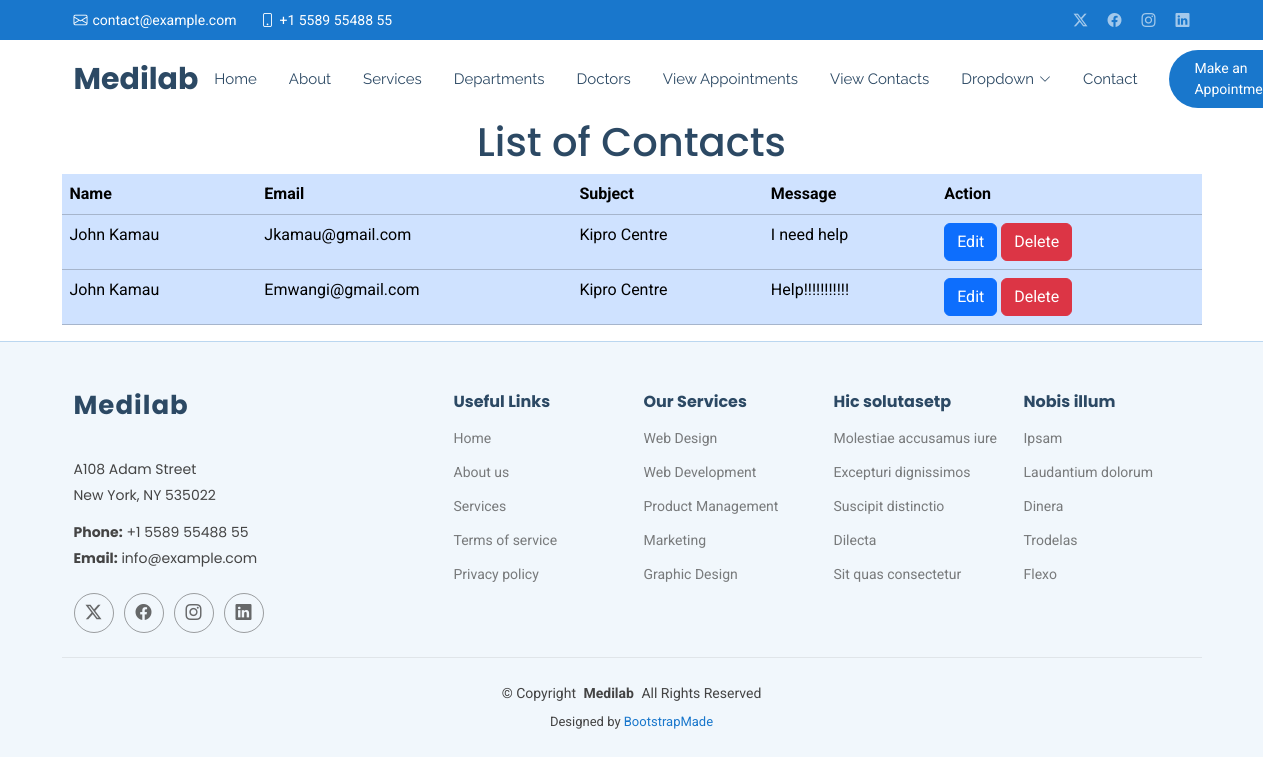
/showcontact/, run on an earlier commit of the app's database.
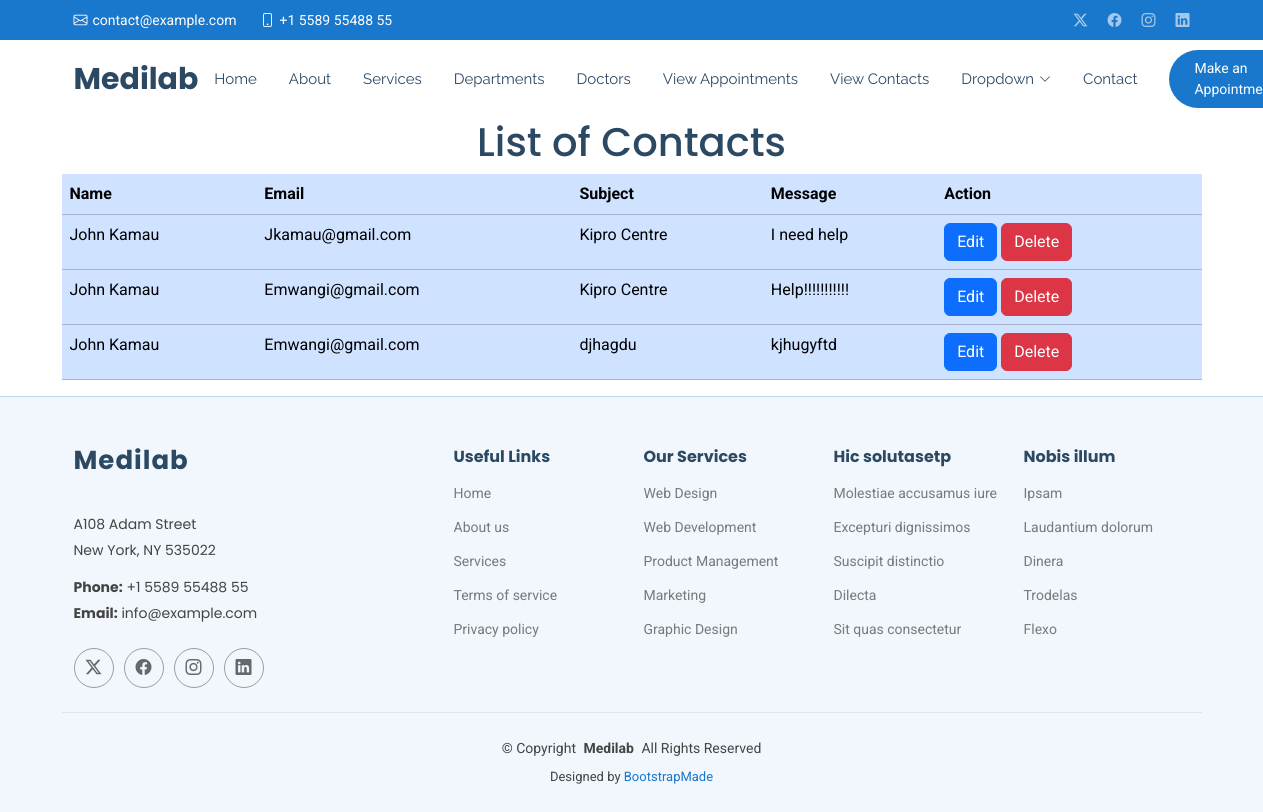
And on a later commit of the database.
### myapp/models.py (models this page shows, shortened)
class Contact(models.Model):
    name = models.CharField(max_length=100)
    email = models.EmailField()
    subject = models.CharField(max_length=100)
    message = models.TextField()

### myapp/views.py (the view)
# urls.py: path('showcontact/', views.showcontact, name='showcontact'),
def showcontact(request):
  allcontact = Contact.objects.all()
  return render(request,'showcontact.html',{'allcontact':allcontact})

### templates/showcontact.html
{% extends 'starter-page.html' %}
{% load static %}
{% block content %}
<h1 class="text-center">List of Contacts</h1>
<table class="table table-primary container">
    <tr>
        <th>Name</th>
        <th>Email</th>
        <th>Subject</th>
        <th>Message</th>
        <th>Action</th>
    </tr>
    {% for contact in allcontact %}
        <tr>
        <td>{{ contact.name }}</td>
        <td>{{ contact.email }}</td>
        <td>{{ contact.subject }}</td>
        <td>{{ contact.message }}</td>
        <td>
              <a href="" class="btn btn-primary">Edit</a>
             <a href="/deleteco/{{ contact.id }}" class="btn btn-danger">Delete</a>
        </td>
        </tr>
    {% endfor %}
</table>
{% endblock %}

What changed in the data, as far as the page shows it:
added Contact: name "John Kamau", email "Emwangi@gmail.com", subject "djhagdu", message "kjhugyftd"
